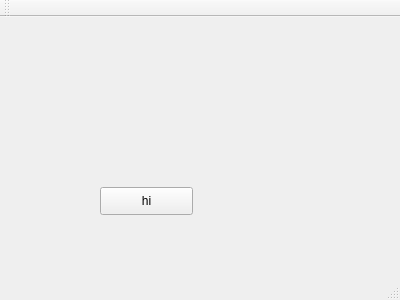
<?xml version="1.0" encoding="UTF-8"?>
<ui version="4.0">
 <class>MainWindow</class>
 <widget class="QMainWindow" name="MainWindow">
  <property name="geometry">
   <rect>
    <x>0</x>
    <y>0</y>
    <width>400</width>
    <height>300</height>
   </rect>
  </property>
  <property name="windowTitle">
   <string>MainWindow</string>
  </property>
  <widget class="QWidget" name="centralWidget">
   <widget class="QPushButton" name="pushButton">
    <property name="geometry">
     <rect>
      <x>100</x>
      <y>170</y>
      <width>93</width>
      <height>28</height>
     </rect>
    </property>
    <property name="text">
     <string>hi</string>
    </property>
   </widget>
  </widget>
  <widget class="QMenuBar" name="menuBar">
   <property name="geometry">
    <rect>
     <x>0</x>
     <y>0</y>
     <width>400</width>
     <height>26</height>
    </rect>
   </property>
  </widget>
  <widget class="QToolBar" name="mainToolBar">
   <attribute name="toolBarArea">
    <enum>TopToolBarArea</enum>
   </attribute>
   <attribute name="toolBarBreak">
    <bool>false</bool>
   </attribute>
  </widget>
  <widget class="QStatusBar" name="statusBar"/>
 </widget>
 <layoutdefault spacing="6" margin="11"/>
 <resources/>
 <connections/>
</ui>
